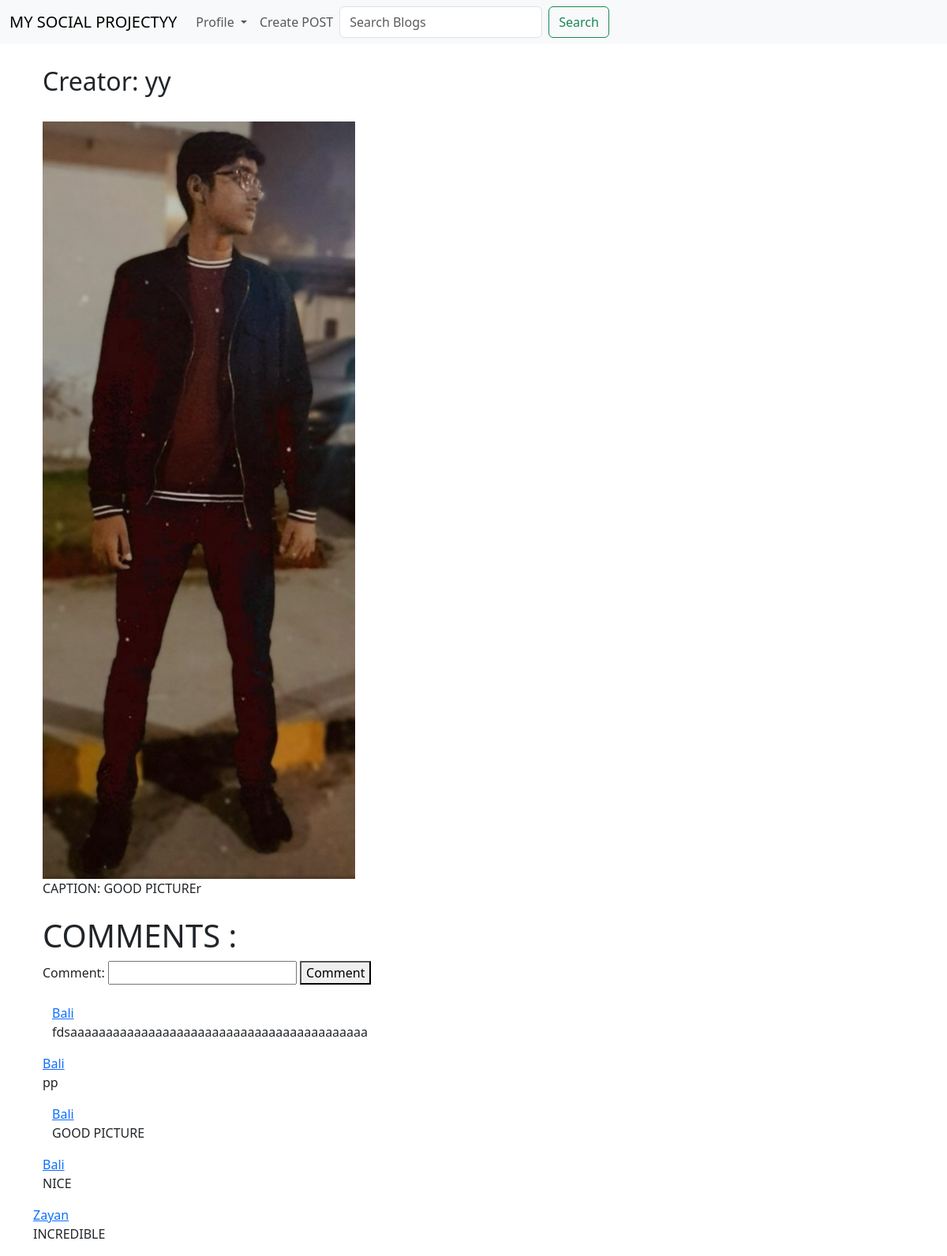
Screenshot of /post_details/1 (signed in) with the database file from the repository.
### postapp/models.py (models this page shows, shortened)
class Post(models.Model):
    creator = models.ForeignKey(User,on_delete=models.CASCADE,related_name='user_post')
    post_picture = models.ImageField(upload_to='post_pictures',blank=False)
    caption = models.CharField(max_length=100)

class Comment(models.Model):
    user = models.ForeignKey(User,on_delete=models.CASCADE,related_name="user_commenter")
    post = models.ForeignKey(Post,on_delete=models.CASCADE,related_name="post_commented")
    comment = models.CharField(max_length=200,blank=False)

### postapp/views.py (the view, shortened to what this page needs)
# urls.py: path('post_details/<pk>', views.post_details, name='post_details'),
@login_required
def post_details(request,pk):
    post = Post.objects.get(pk=pk)
    comment_form = Add_Comment()
    dict = {'post':post,'comment_form':comment_form}
    return render(request,'postapp/post_details.html',dict)

### postapp/forms.py
class Add_Comment(forms.ModelForm):
    class Meta:
        model = Comment
        fields = ('comment',)

### templates/postapp/post_details.html (shortened to what this page needs)
{% extends 'base.html' %}
{% block bodyblock %}
<div class="row">
    <div class="col-sm-3">
        <h2>Creator: {{post.creator}}</h2>
        <br>
        <img src="/media/{{post.post_picture}}">
        <br>
        CAPTION: {{post.caption}}
        <br>
        <br>
    </div>
    <div class="container">
        <h1>COMMENTS : </h1>
        <form method="post">
            {{comment_form}}
            <button type="submit">Comment</button>
        </form>
        <br>
        {%for comment in post.post_commented.all %}
        <div class="container">
            <a href="">{{comment.user}}</a>
            <p>{{comment.comment}}</p>
        </div>
    </div>
    {%endfor%}
    {% endblock %}

### templates/base.html (shortened to what this page needs)
<!doctype html>
<html lang="en">
<head>
    <link href="https://cdn.jsdelivr.net/npm/bootstrap@5.3.0-alpha1/dist/css/bootstrap.min.css" rel="stylesheet"
>
</head>
<body>
    {%include 'navbar.html'%}
    <div class="container" style="padding-top:20px">
        <div class="messages container mt-2">
            {%block bodyblock%} {%endblock%}
</body>
</html>

### templates/navbar.html (shortened to what this page needs)
<!doctype html>
<html lang="en">
<head>
    <link href="https://cdn.jsdelivr.net/npm/bootstrap@5.3.0-alpha1/dist/css/bootstrap.min.css" rel="stylesheet"
>
</head>
<body>
    <nav class="navbar navbar-expand-lg bg-body-tertiary">
        <div class="container-fluid">
            <a class="navbar-brand" href="{%url 'postapp:home'%}">MY SOCIAL PROJECTYY</a>
            <div class="collapse navbar-collapse" id="navbarSupportedContent">
                <ul class="navbar-nav me-auto mb-2 mb-lg-0">
                    {%if user.is_authenticated%}
                    <li class="nav-item dropdown">
                        <a class="nav-link dropdown-toggle" href="#" role="button" data-bs-toggle="dropdown"
                            aria-expanded="false">
                            Profile
                        </a>
                    </li>
                    <li class="nav-item">
                        <a class="nav-link" href="{%url 'postapp:create_post'%}">Create POST</a>
                    </li>
                    {%endif%}
                    <form class="d-flex" action="">
                        <input class="form-control me-2" type="search" placeholder="Search Blogs" aria-label="Search"
                            name="search" id="search">
                        <button class="btn btn-outline-success" type="submit">Search</button>
                    </form>
            </div>
        </div>
    </nav>
</body>
</html>

### rows the page displays
Post: creator "yy", post_picture (picture), caption "GOOD PICTUREr"
Comment: user "Bali", comment "fdsaaaaaaaaaaaaaaaaaaaaaaaaaaaaaaaaaaaaaaaaaa"
Comment: user "Bali", comment "pp"
Comment: user "Bali", comment "GOOD PICTURE"
Comment: user "Bali", comment "NICE"
Comment: user "Zayan", comment "INCREDIBLE"
